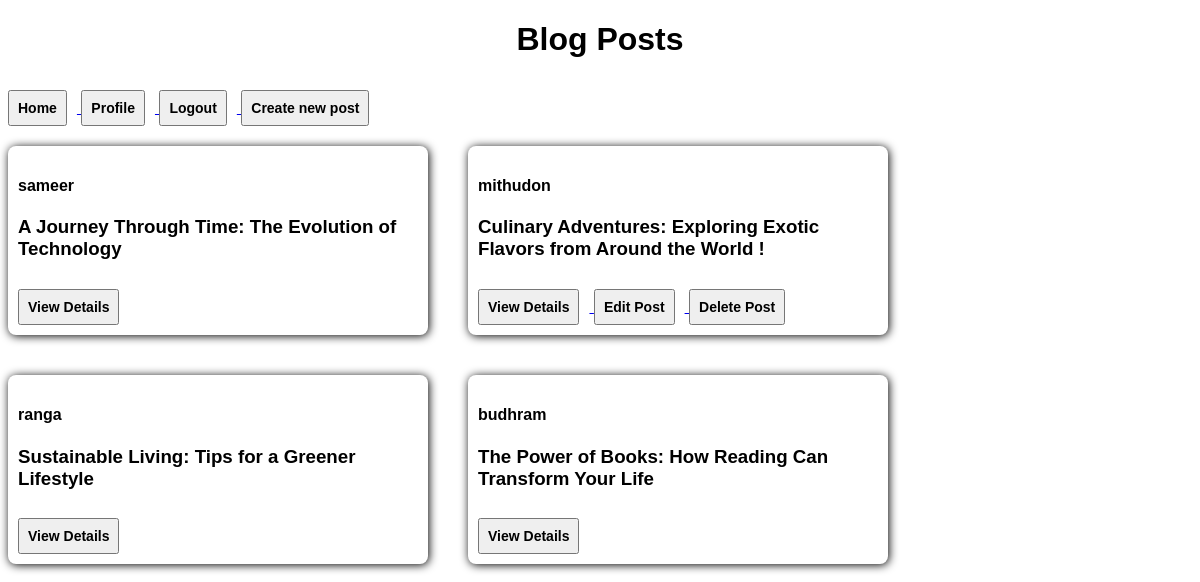
Screenshot of /blog/ (signed in) with the database file from the repository.
### blogapp/models.py (models this page shows, shortened)
class Post(models.Model):
    title = models.CharField(max_length=100)
    author = models.CharField(max_length=30, default='sameer')
    description = models.TextField()
    created_at = models.DateField(auto_now_add=True)
    updated_at = models.DateField(auto_now=True)
    comments = models.JSONField(default=list, blank=True)

### blogapp/views.py (the view)
# urls.py: path('blog/', views.showBlogList, name='bloglist'),
def showBlogList(request):
    posts = Post.objects.all()
    return render(request, 'blog.html', {'posts': posts})

### templates/blog.html (shortened to what this page needs)
{% extends "index.html" %}
{% load static %}
{% block style %}
    <link rel="stylesheet" href="{% static "css/blog.css" %}">
{% endblock %}
{% block h1 %}
    <h1>Blog Posts</h1>
{% endblock %}
{% block content %}
    <div>
        <div class="nav">
            {% if user.is_authenticated %}
                <a href="{% url 'bloglist' %}">
                    <button>Home</button>
                </a>
                <a href="{% url 'profile' %}">
                    <button>Profile</button>
                </a>
                <a href="{% url 'logout' %}">
                    <button>Logout</button>
                </a>
                <a href="{% url 'create_post' %}">
                    <button>Create new post</button>
                </a>
            {% endif %}
        </div>
        <div class='container'>
            {% for post in posts %}
                <div class="post-style">
                    <h4>{{post.author}}</h4>
                    <h3>{{post.title}}</h3>
                    <a href="{% url 'details' post.id %}" target='_blank'>
                        <button>View Details</button>
                    </a>
                    {% if post.author == user.username %}
                        <a href="{% url 'edit_post' post.id %}">
                            <button>Edit Post</button>
                        </a>
                        <a href="{% url 'delete_post' post.id %}">
                            <button>Delete Post</button>
                        </a>
                    {% endif %}
                </div>
            {% endfor %}
        </div>
    </div>
{% endblock %}

### static/css/blog.css (style rules this page uses)
.nav { margin-bottom: 20px; }
.container { display: flex; flex-wrap: wrap; gap: 40px; }
.post-style { box-shadow: 1px 1px 10px black; border-radius: 8px; width: 400px; padding: 10px; }
button { font-size: 14px; cursor: pointer; font-weight: bold; padding: 8px; margin-right: 10px; margin-top: 10px; }

### static/css/index.css (style rules this page uses)
body { font-family: sans-serif; }
h1 { text-align: center; }

### rows the page displays
Post: author "sameer", title "A Journey Through Time: The Evolution of Technology"
Post: author "mithudon", title "Culinary Adventures: Exploring Exotic Flavors from Around the World !", shows "Edit Post"
Post: author "ranga", title "Sustainable Living: Tips for a Greener Lifestyle"
Post: author "budhram", title "The Power of Books: How Reading Can Transform Your Life"
